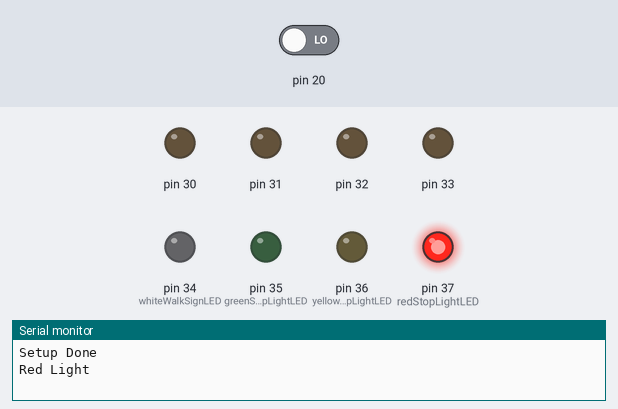
The program below on a simulated Arduino Mega 2560, built with avr-gcc and run on an emulated ATmega2560. On the bench: output pins drawn as LEDs (lit = HIGH), the last lines printed to the serial monitor. The test bench sets the inputs (shaded band); at power-on: pin 20 LOW.

Above: at 1.2 s.
1.3 s: pin 20 driven HIGH
At 4.7 s:
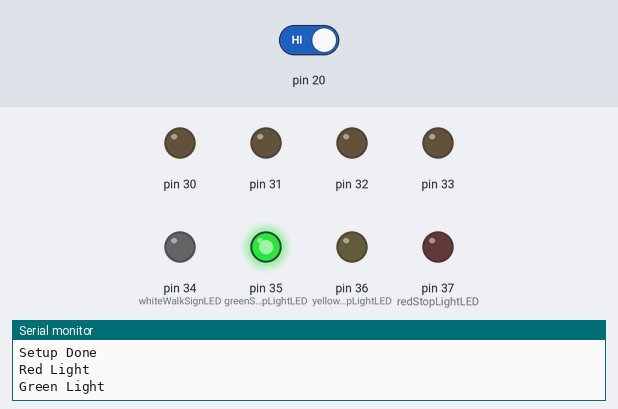
At 9.0 s:
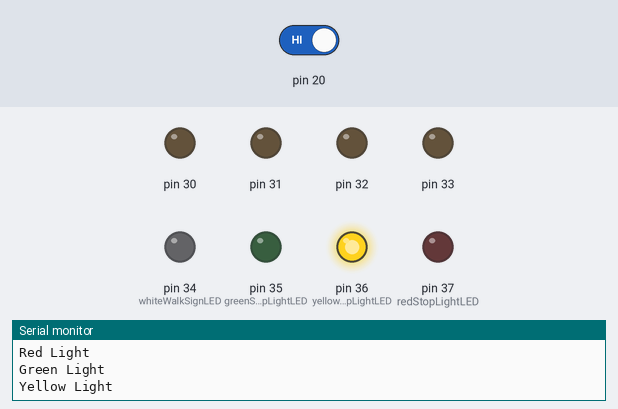
Timing chart, 0 to 25.5 s (numbered marks = the images above; inputs shaded):
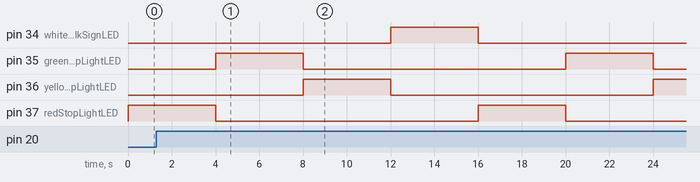

Measured:
- after the input at 1.3 s, pin 34 (whiteWalkSignLED): LOW → HIGH after 10.7 s, → LOW 4.0 s later; pin 35 (greenStopLightLED): LOW → HIGH after 18.7 s, → LOW 4.0 s later

The program:

main.cpp
```cpp
/**
 * Filename: main.cpp
 * Author: John Danison
 * Date: 1/24/2025
 *
 * ECET 32900 Lab 2 - Interrupts Review
 * Description:
 *  This lab simplifies and simulates a traffic light sequence. The program will:
 *    1) Turn on a Red LED
 *    2) Wait 4 Seconds
 *    3) Turn off the Red LED and Turn on a Green LED
 *    4) Wait 4 Seconds
 *    5) Turn off the Green LED and Turn on a Yellow LED
 *    6) Wait 4 Seconds
 *    7) Turn off the Yellow LED and Repeat back to step 1
 *
 *    ISR)
 *     1) When a button is pressed and INT0 is triggered, the current stoplight LED will clear and a 4th White LED will turn on.
 *     2) Wait 4 seconds
 *     3) Continue with Stoplight sequence
 */

/* Libraries */
#include <Arduino.h>         // Standard Arduino Library
#include <avr/io.h>			     // General Definition
#include <avr/interrupt.h>	 // General Interrupt

/* Global Variables */
volatile bool walkSignISR = false;


/* Global Constants */
int redStopLightLED = PORTC0;
int yellowStopLightLED = PORTC1;
int greenStopLightLED = PORTC2;
int whiteWalkSignLED = PORTC3;

/* Function Prototypes */
void init_io(void);
void init_interrupt(void);
void walkSignInterrupt(void);

/* Setup Function */
void setup() {
  // Initializations
  init_io();			  // IO Initialization
  init_interrupt();

  Serial.begin(9600);
  Serial.println("Setup Done");

	// Enable global interrupt
	sei();
}

/* Main Loop */
void loop() {
  /* Check for walk sign ISR */
	if (walkSignISR) {
    PORTC = 0x00;
    PORTC ^= (1 << whiteWalkSignLED);
    Serial.println("White Light");
    delay(4000);
    walkSignISR = false;
  }

  /* Normal Stoplight Sequence */
  // Red LED
  PORTC = 0x00;
  PORTC ^= (1 << redStopLightLED);
  Serial.println("Red Light");
  delay(4000);

  // Green LED
  PORTC = 0x00;
  PORTC ^= (1 << greenStopLightLED);
  Serial.println("Green Light");
  delay(4000);

  // Yellow LED
  PORTC = 0x00;
  PORTC ^= (1 << yellowStopLightLED);
  Serial.println("Yellow Light");
  delay(4000);
}

/* Custom Functions */
// Function for IO initialization
void init_io(void)
{
  // PORTC is the output for the Stop Lights LEDs
  DDRC = 0xFF;
  PORTC = 0x00;

	// PORTD.0 as INT0 Input
	DDRD = 0x00;
	PORTD = 0x00;
}

// Function for Interrupt initialization
void init_interrupt(void) {
  EICRA = (1 << ISC10) | (1 << ISC11);
  EIMSK = (1 << INT1);
}

/* Interrupt */
ISR(INT1_vect) {
  walkSignISR = true;
}
```
